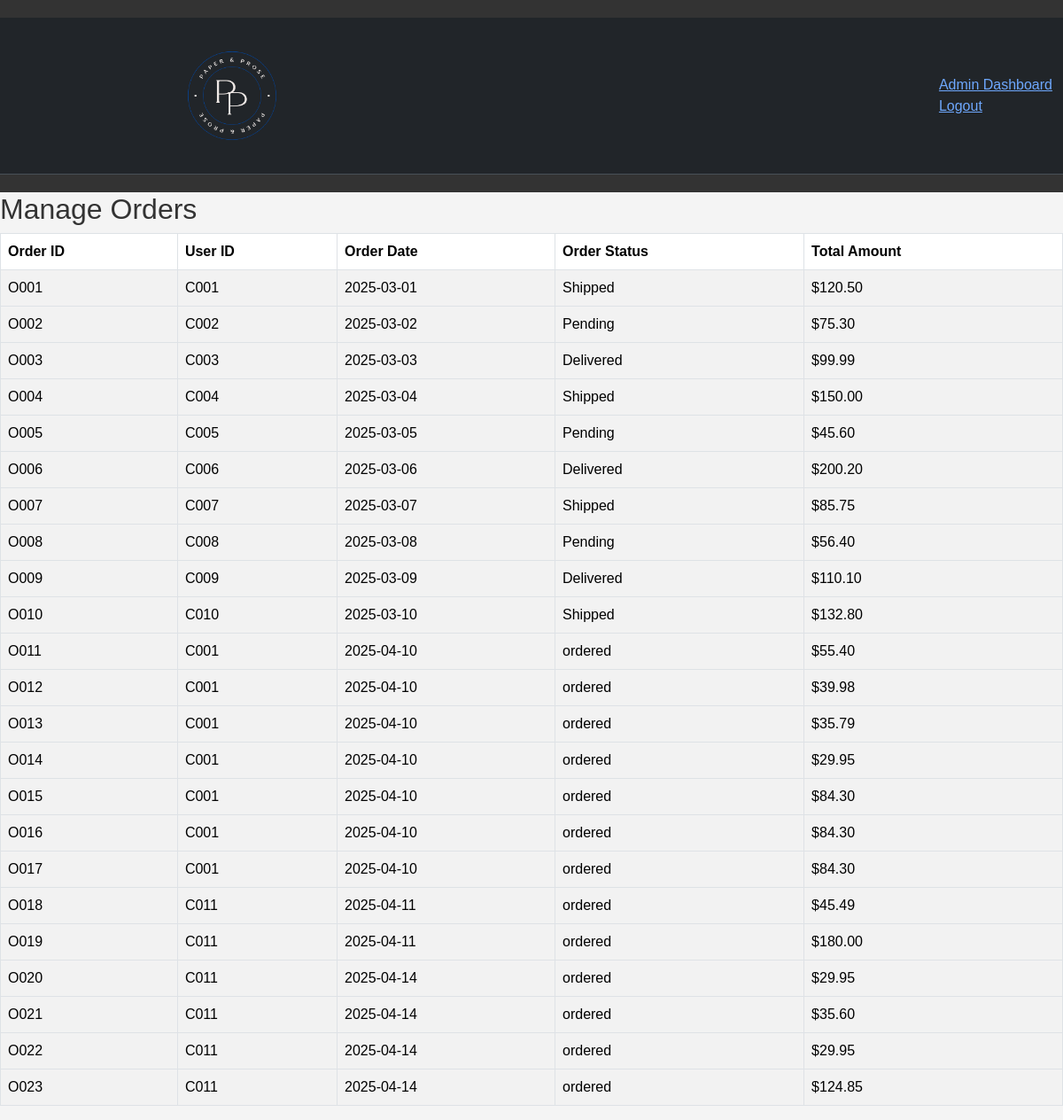
The page /admin_api/manage_orders.php on the database its author committed.
### tables this page shows
CREATE TABLE `orders` (
  `order_id` varchar(50) NOT NULL,
  `customer_id` varchar(50) NOT NULL,
  `order_date` date NOT NULL,
  `order_status` varchar(50) NOT NULL,
  `total_amount` decimal(10,2) NOT NULL
);

### admin_api/manage_orders.php (the view, shortened to what this page needs)
<?php
include 'dbconn.php';
include 'admin_header.php';
$result = mysqli_query($conn, "SELECT * FROM orders");
?>
<h2>Manage Orders</h2>
<div class="table-responsive">
            <table class="table table-bordered table-striped">
                <thead class="thead-dark">
    <tr><th>Order ID</th><th>User ID</th><th>Order Date</th><th>Order Status</th><th>Total Amount</th></tr> </thead>
    <tbody>
    <?php while ($row = mysqli_fetch_assoc($result)): ?>
        <tr>
            <td><?= $row['order_id'] ?></td>
            <td><?= $row['customer_id'] ?></td>
            <td><?= $row['order_date'] ?></td>
            <td><?= $row['order_status'] ?></td>
            <td>$<?= $row['total_amount'] ?></td>
        </tr>
    </tbody>
    <?php endwhile; ?>
</table>
</div>

### style.css (style rules this page uses)
body { font-family: Arial, sans-serif; margin: 0; padding: 0; background-color: #f4f4f4; color: #333; }

### rows shown on the page
orders: order_id "O001", customer "C001", order_date "2025-03-01", order_status "Shipped", total_amount "120.50"
orders: order_id "O002", customer "C002", order_date "2025-03-02", order_status "Pending", total_amount "75.30"
orders: order_id "O003", customer "C003", order_date "2025-03-03", order_status "Delivered", total_amount "99.99"
orders: order_id "O004", customer "C004", order_date "2025-03-04", order_status "Shipped", total_amount "150.00"
orders: order_id "O005", customer "C005", order_date "2025-03-05", order_status "Pending", total_amount "45.60"
orders: order_id "O006", customer "C006", order_date "2025-03-06", order_status "Delivered", total_amount "200.20"
orders: order_id "O007", customer "C007", order_date "2025-03-07", order_status "Shipped", total_amount "85.75"
orders: order_id "O008", customer "C008", order_date "2025-03-08", order_status "Pending", total_amount "56.40"
orders: order_id "O009", customer "C009", order_date "2025-03-09", order_status "Delivered", total_amount "110.10"
orders: order_id "O010", customer "C010", order_date "2025-03-10", order_status "Shipped", total_amount "132.80"
orders: order_id "O011", customer "C001", order_date "2025-04-10", order_status "ordered", total_amount "55.40"
orders: order_id "O012", customer "C001", order_date "2025-04-10", order_status "ordered", total_amount "39.98"
orders: order_id "O013", customer "C001", order_date "2025-04-10", order_status "ordered", total_amount "35.79"
orders: order_id "O014", customer "C001", order_date "2025-04-10", order_status "ordered", total_amount "29.95"
orders: order_id "O015", customer "C001", order_date "2025-04-10", order_status "ordered", total_amount "84.30"
orders: order_id "O016", customer "C001", order_date "2025-04-10", order_status "ordered", total_amount "84.30"
orders: order_id "O017", customer "C001", order_date "2025-04-10", order_status "ordered", total_amount "84.30"
orders: order_id "O018", customer "C011", order_date "2025-04-11", order_status "ordered", total_amount "45.49"
orders: order_id "O019", customer "C011", order_date "2025-04-11", order_status "ordered", total_amount "180.00"
orders: order_id "O020", customer "C011", order_date "2025-04-14", order_status "ordered", total_amount "29.95"
orders: order_id "O021", customer "C011", order_date "2025-04-14", order_status "ordered", total_amount "35.60"
orders: order_id "O022", customer "C011", order_date "2025-04-14", order_status "ordered", total_amount "29.95"
orders: order_id "O023", customer "C011", order_date "2025-04-14", order_status "ordered", total_amount "124.85"
